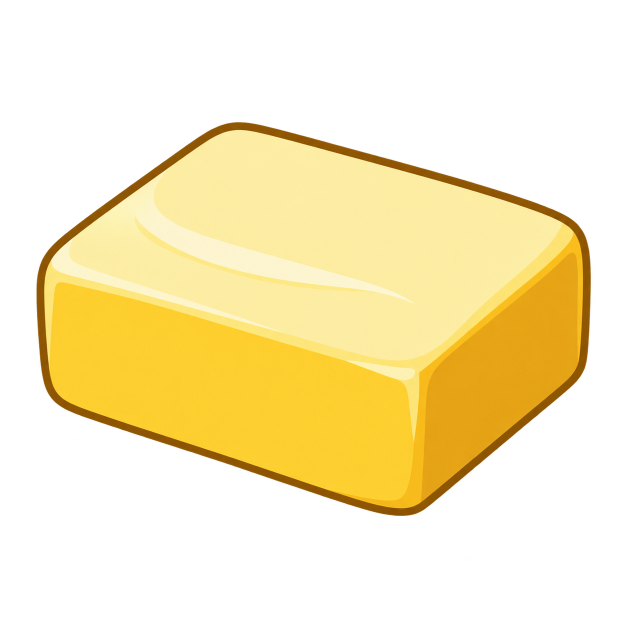
#> input picture docs/branding/butter-source.png, 1254 x 1254 px (shown at 1/2 size)
$ python build_branding.py
#> lines starting #> are read from the running program, lines starting #| are printed output that depends on the picture; after the words box and inside, x2 and y2 are one past the last pixel; in counts of white or black regions, pixels touching at a corner belong together
"""Export the approved butter artwork as the shared PNG and multi-size Windows ICO.

Run after installing the dev extra: python scripts/build_branding.py
Only canvas framing, resizing and format conversion are performed.
"""
from __future__ import annotations

from pathlib import Path

from PIL import Image

ROOT = Path(__file__).resolve().parents[1]
SOURCE = ROOT / "docs" / "branding" / "butter-source.png"
DESTINATION = ROOT / "src" / "misong" / "desktop" / "web" / "branding"
ICON_SIZES = (16, 20, 24, 32, 40, 48, 64, 96, 128, 256)


def main() -> None:
    with Image.open(SOURCE) as source:
#> source is the input picture: PIL image 1254x1254 RGBA; mean R, G, B, A 97, 82.7, 38.8, 101
        artwork = source.convert("RGBA")
    # Ignore the generated source's almost invisible alpha speckles when framing.
    visible = artwork.getchannel("A").point(lambda alpha: 255 if alpha >= 8 else 0)
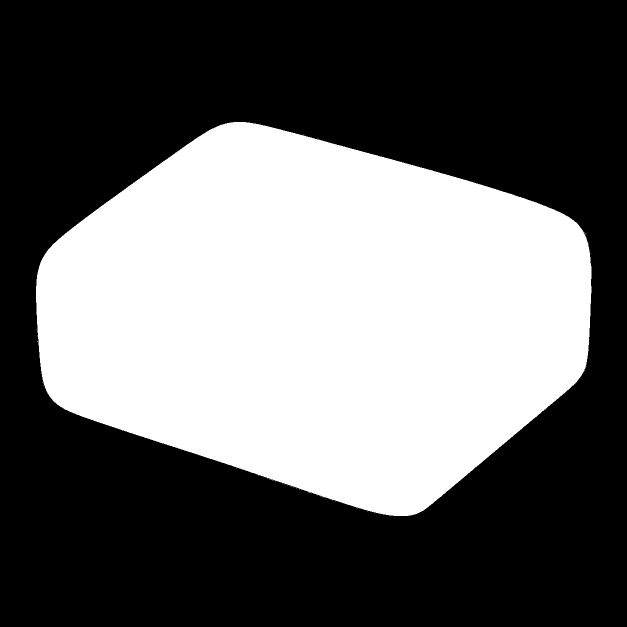
#> visible: PIL image 1254x1254 L (shown at 1/2 size); 39.9% white; 38 white regions (36 under 20 px), largest, box (x1, y1, x2, y2) and area: (72, 244, 1182, 1032) 627862, (1183, 532, 1184, 558) 26
    bounds = visible.getbbox()
#> bounds = (72, 244, 1184, 1032)
    if bounds is None:
        raise ValueError("The branding source contains no visible artwork")
    artwork = artwork.crop(bounds)
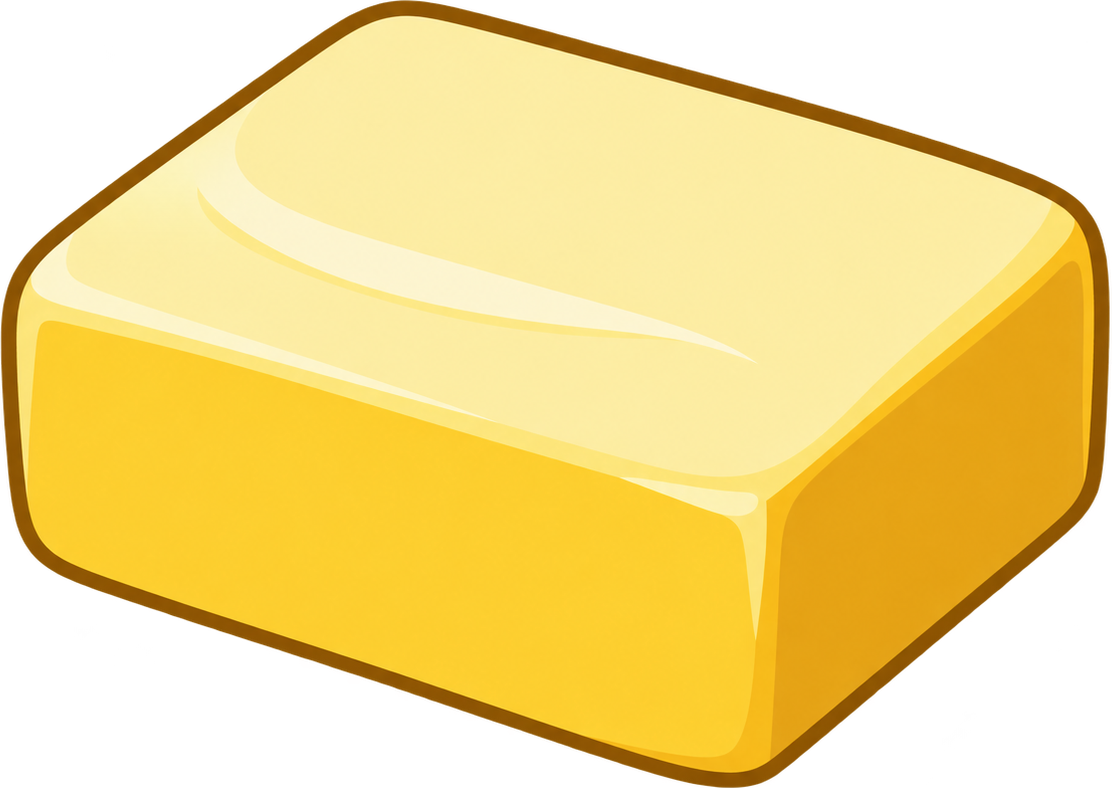
#> artwork: PIL image 1112x788 RGBA; mean R, G, B, A 173.9, 148.4, 69.6, 181.2; transparent parts drawn white
    artwork.thumbnail((448, 448), Image.Resampling.LANCZOS)
#> artwork: PIL image 448x317 RGBA
    logo = Image.new("RGBA", (512, 512))
#> logo: PIL image 512x512 RGBA; every value is 0
    logo.alpha_composite(artwork, ((512 - artwork.width) // 2, (512 - artwork.height) // 2))
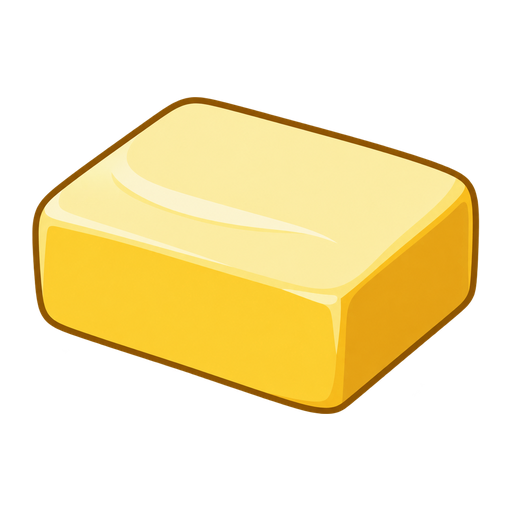
#> logo: PIL image 512x512 RGBA; mean R, G, B, A 94.2, 80.2, 37.5, 98.2; transparent parts drawn white
    DESTINATION.mkdir(parents=True, exist_ok=True)
    logo.save(DESTINATION / "logo.png", optimize=True)
    logo.save(DESTINATION / "logo.ico", sizes=[(size, size) for size in ICON_SIZES])
    print("Exported logo.png (512px) and logo.ico (16-256px)")


if __name__ == "__main__":
    main()
